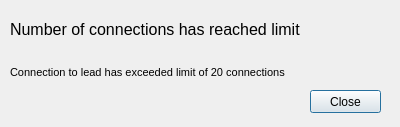
<?xml version="1.0" encoding="UTF-8"?>
<ui version="4.0">
 <class>Dialog</class>
 <widget class="QDialog" name="Dialog">
  <property name="geometry">
   <rect>
    <x>0</x>
    <y>0</y>
    <width>400</width>
    <height>127</height>
   </rect>
  </property>
  <property name="windowTitle">
   <string>Dialog</string>
  </property>
  <widget class="QWidget" name="verticalLayoutWidget_3">
   <property name="geometry">
    <rect>
     <x>10</x>
     <y>10</y>
     <width>371</width>
     <height>81</height>
    </rect>
   </property>
   <layout class="QVBoxLayout" name="verticalLayout">
    <item>
     <widget class="QLabel" name="label_2">
      <property name="font">
       <font>
        <pointsize>12</pointsize>
       </font>
      </property>
      <property name="text">
       <string>Number of connections has reached limit</string>
      </property>
     </widget>
    </item>
    <item>
     <widget class="QLabel" name="label_1">
      <property name="font">
       <font>
        <pointsize>8</pointsize>
       </font>
      </property>
      <property name="text">
       <string>Connection to lead has exceeded limit of 20 connections </string>
      </property>
     </widget>
    </item>
   </layout>
  </widget>
  <widget class="QPushButton" name="pushButton">
   <property name="geometry">
    <rect>
     <x>310</x>
     <y>90</y>
     <width>71</width>
     <height>23</height>
    </rect>
   </property>
   <property name="text">
    <string>Close</string>
   </property>
  </widget>
 </widget>
 <resources/>
 <connections/>
</ui>
